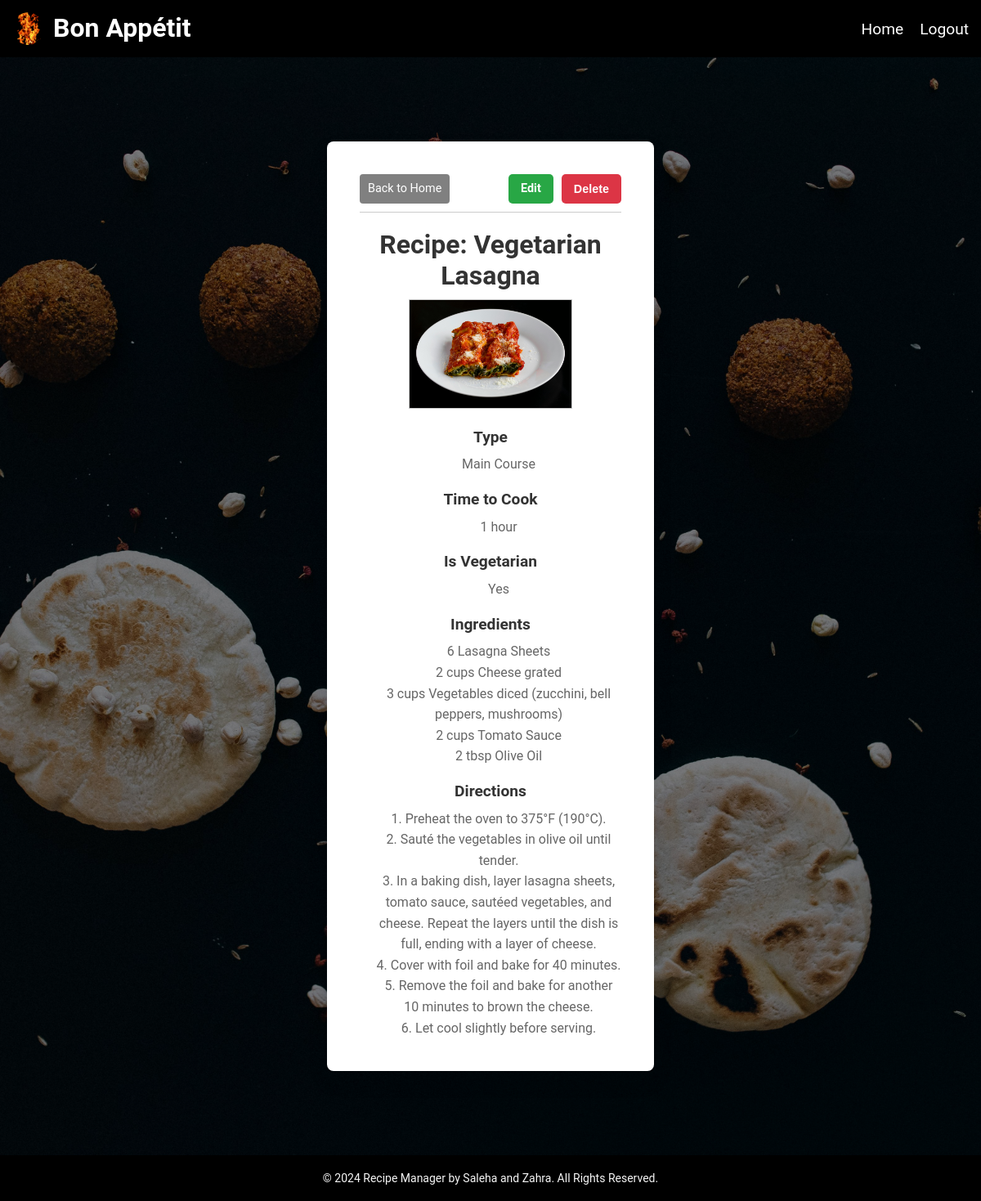
Page /pages/view_recipe.php?id=3 (signed in) on the committed database.
### tables this page shows
CREATE TABLE IF NOT EXISTS `recipes` (
  `RecipeID` int(11) NOT NULL AUTO_INCREMENT,
  `Title` varchar(100) NOT NULL,
  `TimeToCook` varchar(50) NOT NULL,
  `Vegetarian` tinyint(1) NOT NULL,  
  `Ingredients` text NOT NULL,
  `Directions` text NOT NULL,
  `Type` enum('Appetizer','Main Course','Dessert','Drinks') NOT NULL,  
  `UserID` int(11) NOT NULL,
  `Image` VARCHAR(255) NOT NULL,  
  PRIMARY KEY (`RecipeID`),
  FOREIGN KEY (`UserID`) REFERENCES `users` (`UserID`) ON DELETE CASCADE  
);

### pages/view_recipe.php (the view, shortened to what this page needs)
<?php
$db = db_connect();
$id = $_GET['id'];
$sql = "SELECT * FROM recipes WHERE RecipeID = $id";
$result_set = mysqli_query($db, $sql);
$result = mysqli_fetch_assoc($result_set);
?>
<!DOCTYPE html>
<html lang="en">
<head>
    <link rel="stylesheet" href="../style.css">
</head>
<body>
    <header>
        <?php include 'header.php'; ?>
    </header>
    <main>
        <div class="wrapper-container show-page">
            <div class="container">
                <div class="form-box">
                    <div class="headr-container">
                        <div class="btns-container">
                            <a href="home_page.php" class="back-to-home-btn">Back to Home</a>
                            <div class="card-actions">
                                <a href="../pages/edit_recipe_page.php?id=<?php echo $result['RecipeID']; ?>"
                                    class="btn btn-edit">Edit</a>
                                <button class="btn btn-delete"
                                    onclick="confirmDelete(<?php echo $result['RecipeID']; ?>)">Delete</button>
                            </div>
                        </div>
                        <h1 class="recipe-title">Recipe: <?php echo htmlspecialchars($result['Title']); ?></h1>
                    </div>
                    <div class="recipe-image">
                        <img id="image-preview" src="<?php echo htmlspecialchars($result['Image']); ?>"
                            alt="Recipe Image">
                    </div>
                    <div class="recipe-details">
                        <h3>Type</h3>
                        <p><?php echo htmlspecialchars($result['Type']); ?></p>
                        <h3>Time to Cook</h3>
                        <p><?php echo htmlspecialchars($result['TimeToCook']); ?></p>
                        <h3>Is Vegetarian</h3>
                        <p><?php echo $result['Vegetarian'] ? "Yes" : "No"; ?></p>
                        <h3>Ingredients</h3>
                        <p><?php echo nl2br(htmlspecialchars($result['Ingredients'])); ?></p>
                        <h3>Directions</h3>
                        <p><?php echo nl2br(htmlspecialchars($result['Directions'])); ?></p>
                    </div>
                </div>
            </div>
        </div>
    </main>
    <footer>
        <?php include 'footer.php'; ?>
    </footer>
</body>
</html>

### pages/header.php (shortened to what this page needs)
<!DOCTYPE html>
<html lang="en">
<head>
    <link rel="stylesheet" href="../style.css">
</head>
<body>
    <header class="main-header">
        <div class="title-container">
            <div class="logo-image">
                <img src="../images/logo.jpg" alt="Company Name Logo Looks Like a Flame">
            </div>
            <h1 class="header-title">Bon Appétit</h1>
        </div>
        <div class="header-container">
            <div class="title">
                <a href="home_page.php" class="nav-link">Home</a>
            </div>
            <div class="Logout">
                <a href="../server/logout.php" class="nav-link">Logout</a>
            </div>
        </div>
    </header>
</body>
</html>

### pages/footer.php (shortened to what this page needs)
<!DOCTYPE html>
<html lang="en">
<head>
</head>
<body>
    <footer>
        <p>&copy; <?php echo date("Y"); ?> Recipe Manager by Saleha and Zahra. All Rights Reserved.</p>
    </footer>
</body>
</html>

### style.css (style rules this page uses)
* { margin: 0; padding: 0; box-sizing: border-box; }
html, body { margin: 0; padding: 0; min-height: 90%; display: flex; flex-direction: column; font-family: Arial, sans-serif; }
body { font-family: 'Roboto', sans-serif; }
.main-header { display: flex; flex-direction: row; justify-content: space-between; align-items: center; background-color: #000000; padding: 15px; }
.header-container { display: flex; flex-direction: row; gap: 20px; }
.nav-link { color: white; text-decoration: none; font-size: 1.2rem; transition: color 0.3s ease; }
.title-container { display: flex; }
.header-title { color: white; }
.logo-image img { width: 40px; height: 40px; border-radius: 50%; object-fit: cover; margin-right: 10px; vertical-align: middle; }
footer { text-align: center; padding: 10px; background-color: #000000; color: whitesmoke; bottom: 0; width: 100%; font-size: 14px; }
.show-page { background-image: url('images/show-page.jpg'); }
.login-page, .signup-page, .edit-page, .create-page, .show-page { position: relative; background-size: cover; background-position: center; height: 100vh; color: white; overflow: hidden; }
.login-page .container, .signup-page .container, .edit-page .container, .create-page .container, .show-page .container { position: relative; z-index: 2; text-align: center; padding: 20px; }
.container { display: flex; justify-content: center; align-items: center; width: 100%; height: 100%; padding: 20px; box-sizing: border-box; overflow-y: auto; }
.wrapper-container { background-size: cover; background-position: center; background-repeat: no-repeat; display: flex; justify-content: center; align-items: center; height: 100vh; color: #fff; }
.form-box { background-color: rgba(255, 255, 255); padding: 40px; width: 90%; max-width: 400px; max-height: 90vh; border-radius: 8px; box-shadow: 0 12px 24px rgba(0, 0, 0, 0.1); text-align: center; overflow-y: auto; box-sizing: border-box; }
.back-to-home-btn { display: inline-block; font-size: 0.9rem; color: white; padding: 5px 10px; border: white; border-radius: 4px; background-color: gray; transition: background-color 0.3s ease, color 0.3s ease; text-decoration: none; height: 36px; align-content: center; }
.headr-container { display: flex; flex-direction: column; justify-content: space-between; position: relative; gap: 20px; }
.btns-container { display: flex; justify-content: space-between; align-items: center; border-bottom: 1px solid #ccc; padding-bottom: 10px; }
.recipe-title { font-size: 2rem; margin: 0; color: #333; text-align: center; }
.recipe-details { margin-top: 20px; font-size: 1rem; line-height: 1.6; color: #555; }
.recipe-details h3 { font-size: 1.2rem; margin-top: 15px; margin-bottom: 5px; color: #333; }
.recipe-details p { margin-left: 20px; color: #666; }
.card-actions { display: flex; justify-content: flex-end; flex-direction: row; gap: 10px; }
.btn { padding: 8px 15px; font-size: 0.9rem; font-weight: bold; text-align: center; border-radius: 5px; transition: background-color 0.3s ease; text-decoration: none; color: white; border: none; height: 36px; align-content: center; }
.btn-edit { background-color: #28a745; }
.btn-delete { background-color: #dc3545; }
#image-preview { display: block; max-width: 200px; max-height: 200px; margin: 10px auto; border: 1px solid #ccc; }

### rows in the picture
recipes: Title "Vegetarian Lasagna", Image (picture), Type "Main Course", TimeToCook "1 hour", Ingredients "6 Lasagna Sheets 2 cups Cheese grated 3 cups Vegetables diced (zucchini, bell peppers, mushrooms) 2 cups Tomato Sauce 2 tbsp Olive Oil", Directions "1. Preheat the oven to 375°F (190°C). 2. Sauté the vegetables in olive oil until tender. 3. In a baking dish, layer lasagna sheets, tomato sauce, sautéed vegetables, and cheese. Repeat the layers until the dish is full, ending with a layer of cheese. 4. Cover with foil and bake for 40 minutes. 5. Remove the foil and bake for another 10 minutes to brown the cheese. 6. Let cool slightly before serving."
